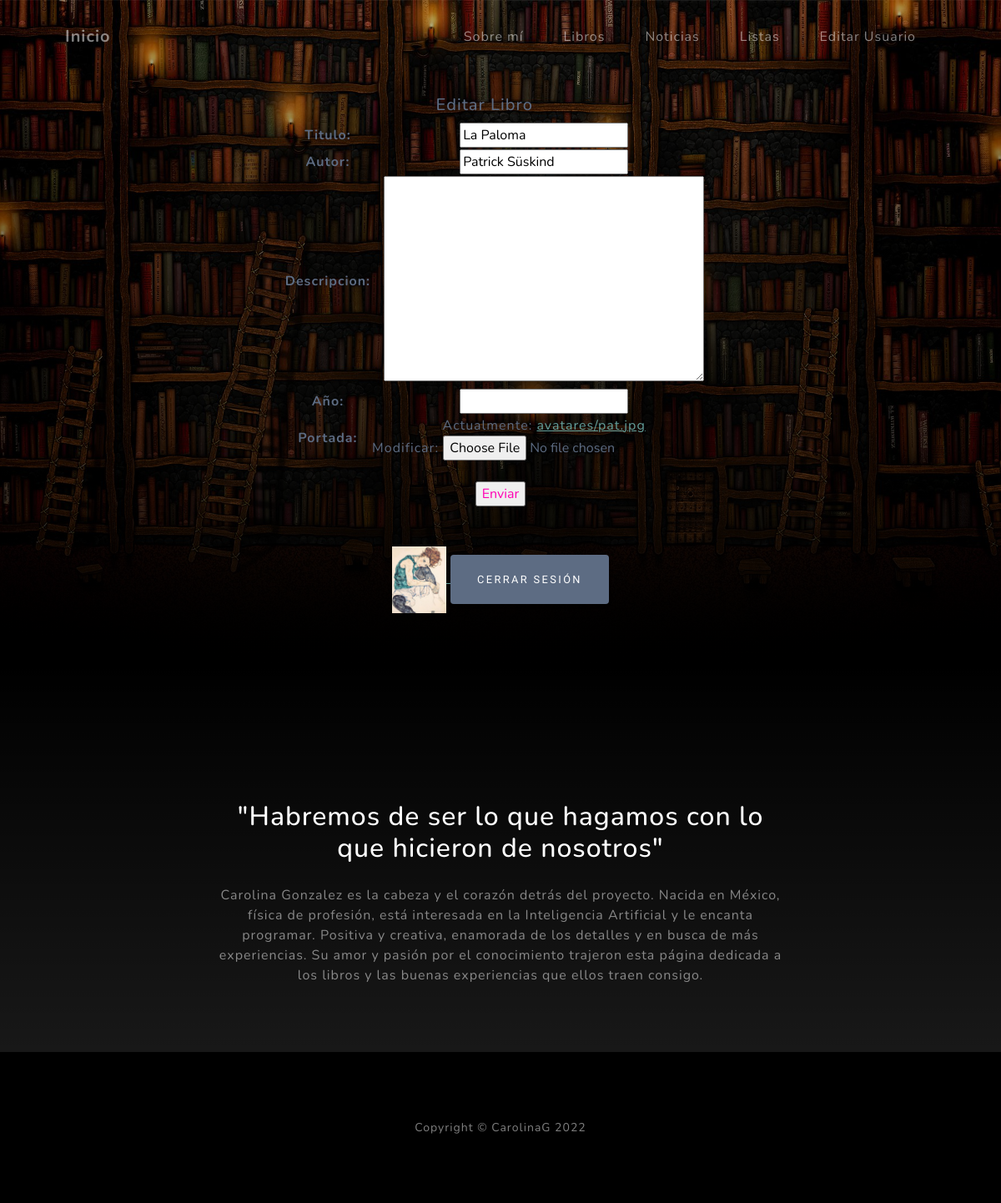
Screenshot of /obras/libro/editar/17 (signed in) with the database file from the repository.
### obras/models.py (models this page shows)
class Libro(models.Model):
    titulo = models.CharField(max_length=255)
    autor = models.CharField(max_length=255)
    descripcion = models.TextField()
    año = models.IntegerField()
    portada = models.ImageField(upload_to = 'avatares', null=True)

class Avatar(models.Model):
    user = models.ForeignKey(User, on_delete=models.CASCADE)
    imagen = models.ImageField(upload_to = 'avatares', null=True, blank=True)
    class Meta:
        verbose_name = "Avatar"
        verbose_name_plural = "Avatares"

### obras/views.py (the view)
# urls.py: path("libro/editar/<id>", views.editar_libro, name="editar_libro"),
def editar_libro(request, id):
    libro = Libro.objects.get(id=id)
    if request.method == "POST":
        mi_form = FormLibro(request.POST, request.FILES)
        if mi_form.is_valid():
            info = mi_form.cleaned_data
            libro.titulo = info["titulo"]
            libro.autor = info["autor"]
            libro.descripcion = info["descripcion"]
            libro.año = info["año"]
            libro.portada = info["portada"]
            libro.save()
            return redirect("lista_libros")
    else:
        mi_form= FormLibro(initial={'titulo':libro.titulo, 'autor':libro.autor,
        'portada':libro.portada})
    return render(request, "obras/Libros/formLibros.html",{'mi_form':mi_form})

### obras/forms.py
class FormLibro(forms.ModelForm):
    class Meta:
        model = Libro
        fields = ['titulo', 'autor', 'descripcion', 'año', 'portada']

### obras/templates/obras/Libros/formLibros.html (shortened to what this page needs)
{% extends "obras/layout.html" %}
{% load static %}
{% block contenido %}
<h2 style="color: rgb(93, 108, 131)"> Editar Libro</h2>
<form action="" enctype="multipart/form-data"  method="POST"  style="color: rgb(93, 108, 131)"
> {%csrf_token%}
    <table>
        {{mi_form.as_table}}
    </table>
    <br>
    <input type="submit", value="Enviar", style="color:rgb(255, 0, 179)">
</form>
<br>
<br>
{% endblock contenido %}

### obras/templates/obras/layout.html (shortened to what this page needs)
{% load static %}
<!DOCTYPE html>
<html lang="en">
    <head>
        <link href="{% static 'entrega/css/styles.css' %}" rel="stylesheet" />
    </head>
    <body id="page-top">
        <nav class="navbar navbar-expand-lg navbar-light fixed-top" id="mainNav">
            <div class="container px-4 px-lg-5">
                <a class="navbar-brand" href="{% url 'Inicio' %}"> Inicio</a>
                <div class="collapse navbar-collapse" id="navbarResponsive">
                    <ul class="navbar-nav ms-auto">
                        <li class="nav-item"><a class="nav-link" href="#about">Sobre mí</a></li>
                        <li class="nav-item"><a class="nav-link" href="{% url 'lista_libros' %}">Libros</a></li>
                        <li class="nav-item"><a class="nav-link" href="{% url 'ListaNoticias' %}">Noticias</a></li>
                        <li class="nav-item"><a class="nav-link" href="{% url 'ListaListas' %}">Listas</a></li>
                        {% if user.is_authenticated %}
                        <li class="nav-item"><a class="nav-link" href="{% url 'EditarUsuario' %}">Editar Usuario</a></li>
                        {% endif %}
                    </ul>
                </div>
            </div>
        </nav>
        <header class="masthead">
            <div class="container px-4 px-lg-5 d-flex h-100 align-items-center justify-content-center">
                <div class="d-flex justify-content-center">
                    <div class="text-center">
                        <h2 class="text-white-50 mx-auto mt-5 mb-3">{% block contenido %}
                            {% endblock contenido %} </h2>
                            {% if user.is_authenticated %}
                            {% with first_image=user.avatar_set.first %}
                                {% if first_image %}
                                    <a href="{{ first_image.imagen.url }}" target="_blank">
                                    <img src="{{ first_image.imagen.url }}" height="80px">
                                {% endif %}
                            {% endwith %}
                            <a class="btn btn-primary" href="{% url 'Logout' %}">Cerrar Sesión</a>
                            {% endif %}
                    </div>
                </div>
            </div>
        </header>
        <header class="about-section text-center" id="about">
            <div class="container px-4 px-lg-5">
                <div class="row gx-4 gx-lg-5 justify-content-center">
                    <div class="col-lg-8">
                        <h2 class="text-white mb-4">"Habremos de ser lo que hagamos con lo que hicieron de nosotros"</h2>
                        <p class="text-white-50">
                            Carolina Gonzalez es la cabeza y el corazón detrás del proyecto. Nacida en México, física de
                            profesión, está interesada en la Inteligencia Artificial y le encanta programar. Positiva y
                            creativa, enamorada de los detalles y en busca de más experiencias.
                            Su amor y pasión por el conocimiento trajeron esta página dedicada a los libros y
                            las buenas experiencias que ellos traen consigo.
                        </p>
                    </div>
                </div>
            </div>
        <footer class="footer bg-black small text-center text-white-50"><div class="container px-4 px-lg-5">Copyright &copy; CarolinaG 2022</div></footer>
    </body>
</html>

### rows the page displays
Libro: titulo "La Paloma", autor "Patrick Süskind"
Avatar: imagen (picture)
